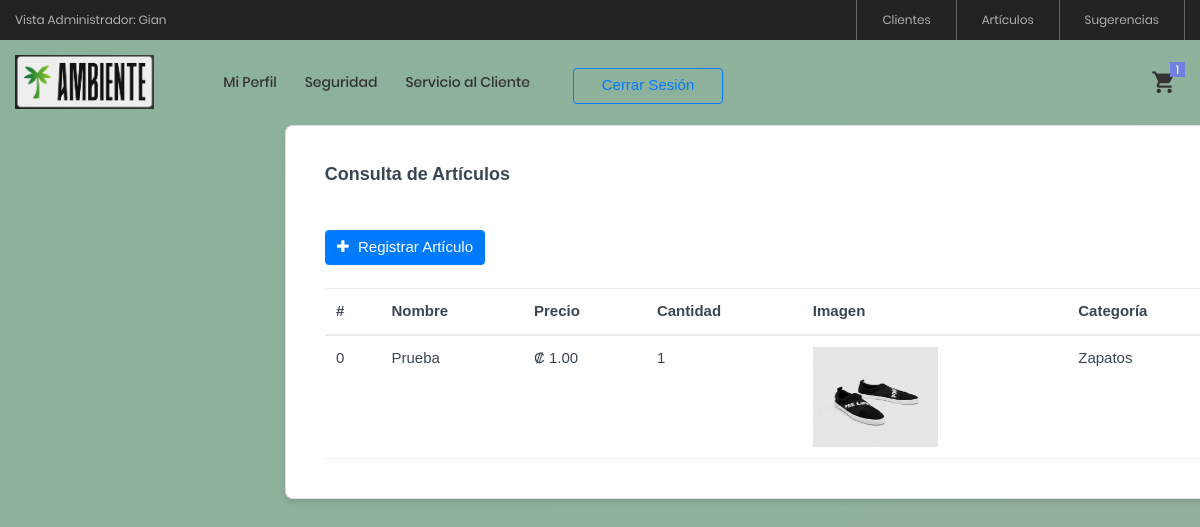
The app's page /View/Articulos/ConsultarArticulos.php (signed in), older data.
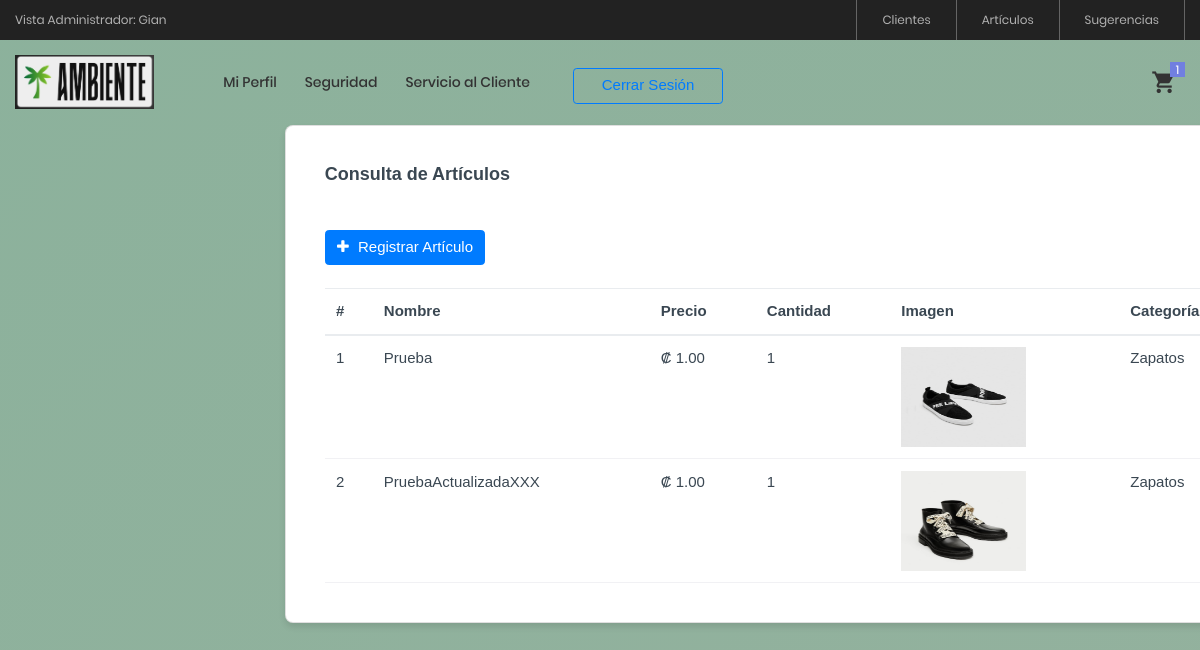
The same page, newer data.
### tables this page shows
CREATE TABLE `articulos` (
  `articuloID` int(11) NOT NULL AUTO_INCREMENT,
  `nombre` varchar(100) NOT NULL,
  `precio` decimal(10,2) NOT NULL,
  `cantidad` int(11) NOT NULL,
  `imagen` varchar(1000) NOT NULL,
  `categoriaID` int(11) NOT NULL,
  PRIMARY KEY (`articuloID`),
  KEY `categoriaID` (`categoriaID`),
  CONSTRAINT `articulos_ibfk_1` FOREIGN KEY (`categoriaID`) REFERENCES `categorias` (`categoriaID`)
);

CREATE TABLE `categorias` (
  `categoriaID` int(11) NOT NULL AUTO_INCREMENT,
  `nombre` varchar(50) NOT NULL,
  PRIMARY KEY (`categoriaID`)
);

### Model/ArticulosModel.php (called while the page is built, shortened)
<?php
function ConsultarArticulosModel()
{
    try
    {
        $enlace = AbrirBD();
        $sentencia = "CALL ConsultarArticulos()";
        $resultado = $enlace -> query($sentencia);
        return $resultado;
    }
    catch(Exception $ex)
    {
        return null;
    }
}
?>

### Controller/ArticulosController.php (called while the page is built, shortened)
<?php
include_once $_SERVER["DOCUMENT_ROOT"] . '/ProyectoAmbienteWeb/Model/ArticulosModel.php';
function ConsultarArticulos()
{
    return ConsultarArticulosModel();
}
?>

### View/Articulos/ConsultarArticulos.php (the view, shortened to what this page needs)
<?php
    include_once $_SERVER["DOCUMENT_ROOT"] . '/ProyectoAmbienteWeb/View/layout.php';
    include_once $_SERVER["DOCUMENT_ROOT"] . '/ProyectoAmbienteWeb/Controller/ArticulosController.php';
?>
<!doctype html>
<html lang="en">
<?php
    ReferenciasCSS();
?>
<body class="page-wrapper radial-gradient">
    <div id="main-wrapper" data-layout="vertical" data-navbarbg="skin6" data-sidebartype="full"
        data-sidebar-position="fixed" data-header-position="fixed">
        <?php
            MostrarMenu();
        ?>
        <div class="body-wrapper">
        <?php
            MostrarHeader();
        ?>
            <div class="container-fluid">
                <div class="row">
                    <div id="consultas" class="card">
                        <div class="card-body">
                            <h5 class="card-title fw-semibold mb-4">Consulta de Artículos</h5>
                            <br/>
                            <a href="RegistrarArticulos.php" class="btn btn-primary">
                                <i class="fa fa-plus" style="margin-right:5px;"></i>
                                Registrar Artículo
                            </a>
                            <br />
                            <br />
                            <div class="table-responsive">
                                <table id="example" class="table text-nowrap align-middle mb-0">
                                    <thead>
                                        <tr class="border-2 border-bottom border-primary border-0">
                                            <th scope="col">#</th>
                                            <th scope="col">Nombre</th>
                                            <th scope="col">Precio</th>
                                            <th scope="col">Cantidad</th>
                                            <th scope="col">Imagen</th>
                                            <th scope="col">Categoría</th>
                                        </tr>
                                    </thead>
                                    <tbody class="table-group-divider">
                                        <?php
                                            $datos = ConsultarArticulos();
                                            While($fila = mysqli_fetch_array($datos))
                                            {
                                                echo "<tr>";
                                                echo "<td>" . $fila["articuloID"] . "</td>";
                                                echo "<td>" . $fila["nombre"] . "</td>";
                                                echo "<td>₡ " . number_format($fila["precio"],2) . "</td>";
                                                echo "<td>" . $fila["cantidad"] . "</td>";
                                                echo "<td><img width='125' height='100' src='" . $fila["imagen"] . "' alt='Imagen'></img></td>";
                                                echo "<td>" . $fila["nombreCategoria"] . "</td>";
                                                echo "</tr>";
                                            }
                                        ?>
                                    </tbody>
                                </table>
                            </div>
                        </div>
                    </div>
                </div>
            </div>
        </div>
    </div>
</body>
</html>

### View/layout.php (shortened to what this page needs)
<?php
function MostrarMenu()
{
    if (isset($_SESSION["NombreCliente"]) && $_SESSION["RolID"] == "1") {
        echo '
		            <div class="container-menu-desktop">
			            <div class="top-bar">
				            <div class="content-topbar flex-sb-m h-full container">
				                <div class="left-top-bar">
					                Vista Administrador: ' . $_SESSION["NombreCliente"] . '
				                </div>
				            <div class="right-top-bar flex-w h-full">
					            <a href="../Cliente/consultarClientes.php" class="flex-c-m trans-04 p-lr-25">
							        Clientes
						        </a>
						        <a href="../Articulos/ConsultarArticulos.php" class="flex-c-m trans-04 p-lr-25">
							        Artículos
						        </a>
                                <a href="../Sugerencias/consultarSugerencia.php" class="flex-c-m trans-04 p-lr-25">
							        Sugerencias
						        </a>
				            </div>
			            </div>
		            </div>';
    } else if (isset($_SESSION["NombreCliente"]) && $_SESSION["RolID"] == "2") {
        echo '
                <div class="container-menu-desktop">
                    <div class="top-bar">
                        <div class="content-topbar flex-sb-m h-full container">
                            <div class="left-top-bar">
                                Bienvenido/a: ' . $_SESSION["NombreCliente"] . '
                            </div>
                        </div>
                    </div>
                </div>';
    }
}
function MostrarHeader()
{
    echo '
	<header>
		<div class="container-menu-desktop">
			<div class="wrap-menu-desktop">
				<nav class="limiter-menu-desktop container">
					<a href="../Login/Home.php" class="logo">
						<img src="../images/logo-01.jpeg" alt="IMG-LOGO">
					</a>
					<div class="menu-desktop">
						<ul class="main-menu">';
    if (isset($_SESSION["NombreCliente"])) {
        echo '
                                    <li>
                                        <a href="../Cliente/consultarPerfil.php">Mi Perfil</a>
                                    </li>
                                    <li>
                                        <a href="../Cliente/cambiarAcceso.php">Seguridad</a>
                                    </li>
                                    <li>
                                        <a href="../Soporte/crearSolicitud.php">Servicio al Cliente</a>
                                    </li>
                                    <li>
                                        <form action="" method="POST">
                                            <button type="submit" style="width:150px" id="btnCerrarSesion" name="btnCerrarSesion"
                                            class="btn btn-outline-primary mx-3 mt-2 d-block">Cerrar Sesión</button>
                                        </form>
                                    </li>';
    } else {
        echo '
                                    <li>
                                        <a href="../Login/inicioSesion.php" style="width:150px"
                                                    class="btn btn-outline-primary mx-3 mt-2 d-block">Iniciar Sesión</a>
                                    </li>';
    }
    echo '
						</ul>
					</div>
					<div class="wrap-icon-header flex-w flex-r-m">
						<div class="icon-header-item cl2 hov-cl1 trans-04 p-l-22 p-r-11 icon-header-noti js-show-cart" data-notify="1">
							<i class="zmdi zmdi-shopping-cart"></i>
						</div>
					</div>
				</nav>
			</div>
		</div>
		<div class="wrap-header-mobile">
			<div class="logo-mobile">
			</div>
				<div class="icon-header-item cl2 hov-cl1 trans-04 p-r-11 p-l-10 icon-header-noti js-show-cart" data-notify="2">
					<i class="zmdi zmdi-shopping-cart"></i>
				</div>
		</div>
	</header>';
}
function ReferenciasCSS()
{
    echo '
            <head>
	            <meta charset="UTF-8">
	            <meta name="viewport" content="width=device-width, initial-scale=1">
                <meta charset="utf-8">
                <title>Tienda Ambiente</title>
                <link rel="shortcut icon" type="image/png" href="../images/logo-01.jpeg" />
                <link rel="stylesheet" href="../css/proyecto.css" />
                <link rel="stylesheet" href="../css/styles.min.css" />
                <link rel="stylesheet" href="https://cdn.datatables.net/2.1.8/css/dataTables.bootstrap5.css" />
                <link rel="stylesheet" href="https://cdnjs.cloudflare.com/ajax/libs/font-awesome/4.7.0/css/font-awesome.css" />
                <link rel="stylesheet" href="https://cdn.jsdelivr.net/npm/sweetalert2@11.14.5/dist/sweetalert2.min.css" />
                <link rel="stylesheet" type="text/css" href="../css/bootstrap.min.css">
                <link rel="stylesheet" type="text/css" href="../css/font-awesome.min.css">
                <link rel="stylesheet" type="text/css" href="../css/material-design-iconic-font.min.css">
                <link rel="stylesheet" type="text/css" href="../css/icon-font.min.css">
                <link rel="stylesheet" type="text/css" href="../css/animate.css">
                <link rel="stylesheet" type="text/css" href="../css/hamburgers.min.css">
                <link rel="stylesheet" type="text/css" href="../css/animsition.min.css">
                <link rel="stylesheet" type="text/css" href="../css/select2.min.css">
                <link rel="stylesheet" type="text/css" href="../css/daterangepicker.css">
                <link rel="stylesheet" type="text/css" href="../css/slick.css">
                <link rel="stylesheet" type="text/css" href="../css/magnific-popup.css">
                <link rel="stylesheet" type="text/css" href="../css/perfect-scrollbar.css">
                <link rel="stylesheet" type="text/css" href="../css/util.css">
                <link rel="stylesheet" type="text/css" href="../css/main.css">
            </head>';
}

### View/css/proyecto.css (style rules this page uses)
#consultas { width: 150%; max-width: 1200px; background-color: #ffffff; padding: 20px; box-shadow: 0px 4px 6px rgba(0, 0, 0, 0.1); border-radius: 8px; }

### View/css/main.css (style rules this page uses)
.container { max-width: 1380px; }
@media (max-width: 1600px) { .container { max-width: 1200px; } }
.container-menu-desktop { position: fixed; height: auto; width: 100%; -webkit-transition: all 0.3s; -o-transition: all 0.3s; -moz-transition: all 0.3s; transition: all 0.3s; }
.top-bar { height: 40px; background-color: #222; }
.left-top-bar { font-family: Poppins-Regular; font-size: 12px; line-height: 1.8; color: #b2b2b2; }
.right-top-bar a { font-family: Poppins-Regular; font-size: 12px; line-height: 1.8; height: 100%; color: #b2b2b2; border-right: 1px solid rgba(255,255,255,0.3); }
.right-top-bar a:first-child { border-left: 1px solid rgba(255,255,255,0.3); }
.wrap-menu-desktop { position: fixed; z-index: 1100; background-color: transparent; width: 100%; height: 84px; top: 40px; left: 0px; -webkit-transition: height 0.3s, background-color 0.3s; -o-transition: height 0.3s, background-color 0.3s; -moz-transition: height 0.3s, background-color 0.3s; transition: height 0.3s, background-color 0.3s; }
.limiter-menu-desktop { height: 100%; display: -webkit-box; display: -webkit-flex; display: -moz-box; display: -ms-flexbox; display: flex; align-items: center; background-color: transparent; }
.logo { display: -webkit-box; display: -webkit-flex; display: -moz-box; display: -ms-flexbox; display: flex; align-items: center; height: 65%; margin-right: 55px; }
.logo img { max-width: 100%; max-height: 100%; }
.menu-desktop { display: -webkit-box; display: -webkit-flex; display: -moz-box; display: -ms-flexbox; display: flex; align-items: center; height: 100%; }
.main-menu { list-style-type: none; margin: 0; display: -webkit-box; display: -webkit-flex; display: -moz-box; display: -ms-flexbox; display: flex; align-items: center; }
.main-menu > li { display: block; position: relative; padding: 20px 10px 20px 0px; margin: 0px 4px 0px 14px; }
.main-menu > li > a { font-family: Poppins-Medium; font-size: 14px; color: #333; padding: 5px 0px; transition: all 0.4s; -webkit-transition: all 0.4s; -o-transition: all 0.4s; -moz-transition: all 0.4s; }
.wrap-icon-header { flex-grow: 1; }
.icon-header-item { position: relative; font-size: 26px; line-height: 1; cursor: pointer; }
.icon-header-noti::after { content: attr(data-notify); font-family: Poppins-Regular; font-size: 12px; color: #fff; line-height: 15px; text-align: center; display: block; position: absolute; top: -7px; right: 0; min-width: 15px; height: 15px; padding: 0 3px; background-color: #717fe0; }
.cl2 { color: #333; }

Row changes from the older to the newer data that the page shows:
removed articulos: articuloID "0", nombre "Prueba", precio "1.00", cantidad "1", imagen (picture), categoriaID.nombre "Zapatos"
added articulos: articuloID "1", nombre "Prueba", precio "1.00", cantidad "1", imagen (picture), categoriaID.nombre "Zapatos"
added articulos: articuloID "2", nombre "PruebaActualizadaXXX", precio "1.00", cantidad "1", imagen (picture), categoriaID.nombre "Zapatos"
